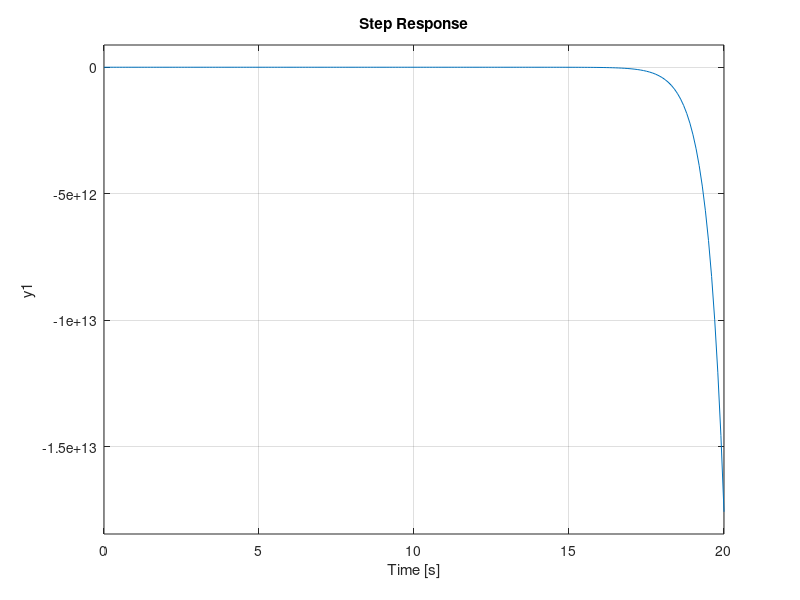

Write MATLAB code to recreate this figure.
%% Laboratory 3 No. 2 - Block Diagram Algebra

% Clear
clear
clc
close all

%% Define G1, G2, G3, G4, H1, H2 and H3
% G(s) = 1/s^2
G1_num = [1];
G1_den = [1 0 0];
G1 = tf(G1_num,G1_den)

% G(s) = 1/(s+1)
G2_num = [1];
G2_den = [1 1];
G2 = tf(G2_num,G2_den)

% G(s) = 1/s
G3_num = [1];
G3_den = [1 0];
G3 = tf(G3_num,G3_den)

% G(s) = 1/2s
G4_num = [1];
G4_den = [2 0];
G4 = tf(G4_num,G4_den)

%H(s) = 1/s
H1_num = [1];
H1_den = [1 0];
H1 = tf(H1_num,H1_den)

%H(s) = 1/(s-1)
H2_num = [1];
H2_den = [1 -1];
H2 = tf(H2_num,H2_den)

%H(s) = 1/(s-2)
H3_num = [1];
H3_den = [1 -2];
H3 = tf(H3_num,H3_den)
%% Reduce Block Diagrams
sys1 = series (G3, G4)
sys2 = feedback (sys1, H3)
sys3 = series (G2, sys2)
sys4 = H2/G4
sys5 = feedback (sys3, sys4)
sys6 = series (G1, sys5)
sys7 = feedback (sys6, H1)

%% Step Response
step(sys7,0:0.1:20)
